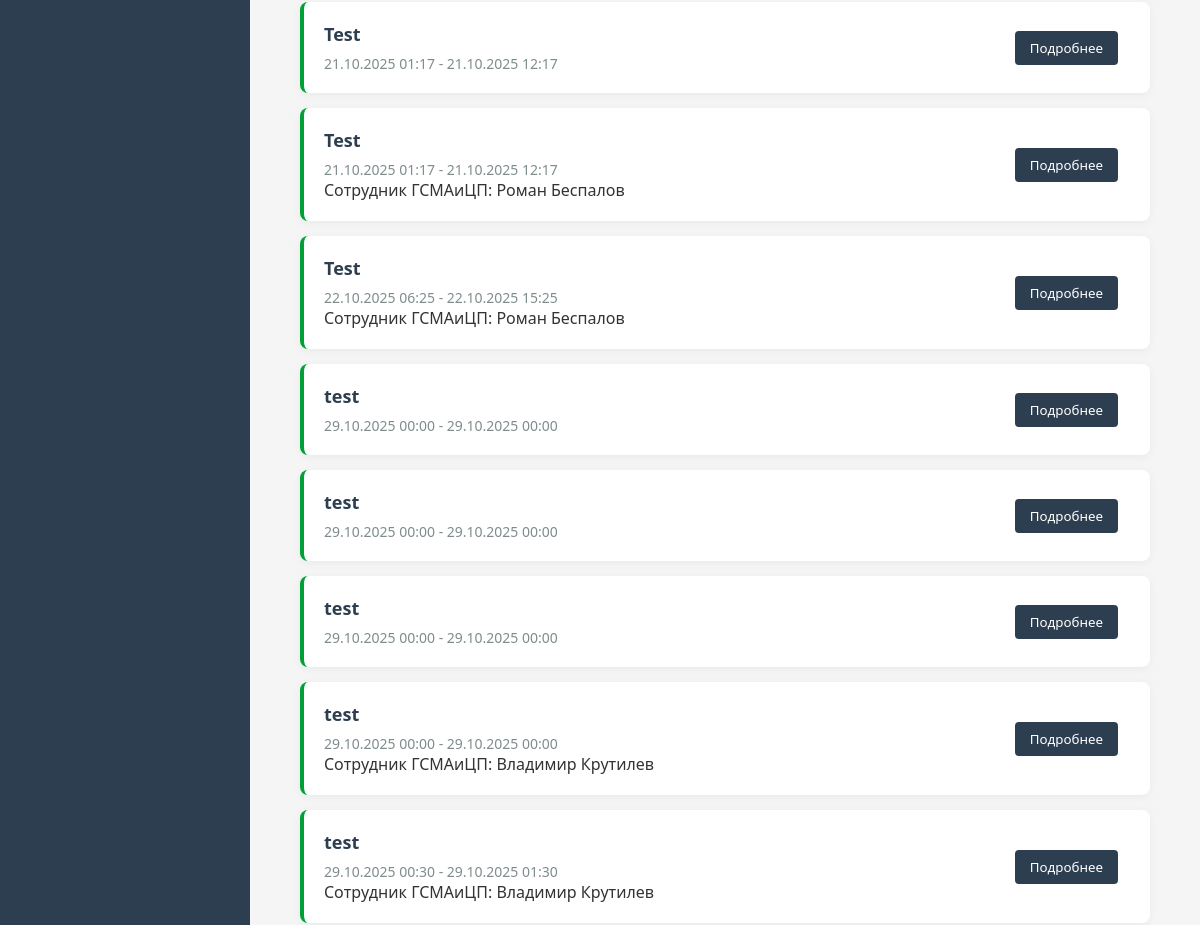
The page /downtime/history/ (signed in, middle part) on the database as committed earlier.
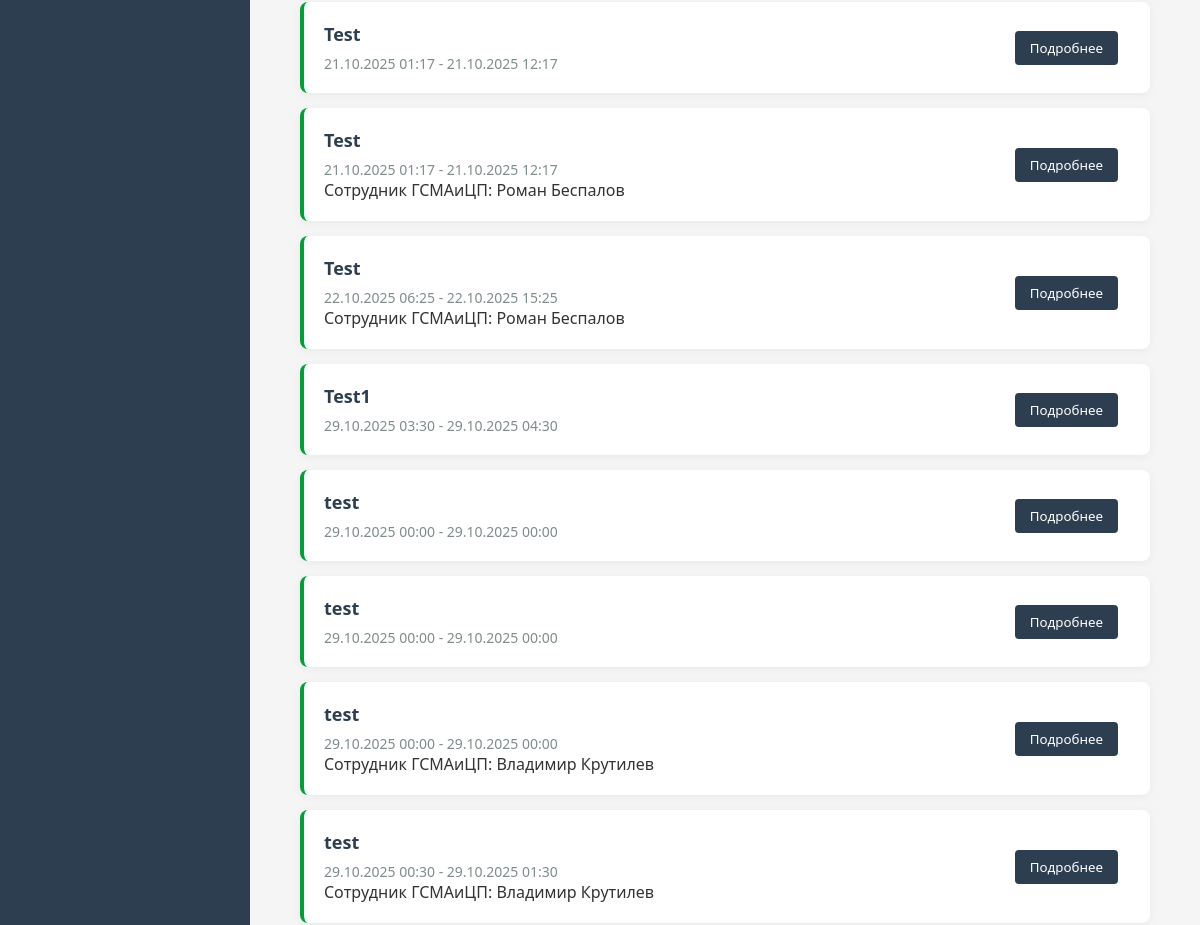
The same page on the database as committed later.
### downtimes/models.py (models this page shows, shortened)
class Downtime(models.Model):
    service = models.CharField("Сервис", max_length=50)
    start_downtime = models.DateTimeField(
        "Дата и время начала работ",
        validators=(check_date,)
    )
    end_downtime = models.DateTimeField(
        "Дата и время окончания работ",
        validators=(check_date,)
    )
    gsma_employee = models.ForeignKey(
        User,
        on_delete=models.SET_NULL,
        null=True,
        related_name="downtimes",
        verbose_name="Сотрудник от ГСМАиЦП"
    )
    link_task = models.URLField("Ссылка на задачу", max_length=150)
    description = models.TextField("Описание")
    created_at = models.DateTimeField(
        "Дата создания записи",
        auto_now_add=True
    )
    class Meta:
        verbose_name = "Проведение работ на сервисе"
        verbose_name_plural = "Проведение работ на сервисе"
        constraints = [
            models.UniqueConstraint(
                fields=[
                    "gsma_employee",
                    "service",
                    "start_downtime",
                    "end_downtime"
                ],
                name='unique_downtime'
            )
        ]

### downtimes/views.py (the view)
# urls.py: path("history/", views.history_downtimes, name="history_downtime")
@login_required
def history_downtimes(request):
    downtimes = Downtime.objects.filter(start_downtime__lt=timezone.now())
    context = {"downtimes": downtimes}
    return render(request, "downtime/history_downtime.html", context)

### templates/downtime/history_downtime.html (shortened to what this page needs)
{% extends "base.html" %}
{% load static %}
{% block content %}
<div class="downtimes-container">
    <div class="downtimes-list">
        {% for downtime in downtimes %}
        <div class="downtime-history-card">
            <div class="downtime-info">
                <div class="downtime-service">
                    {{ downtime.service }}
                </div>
                <div class="downtime-period">
                    {{ downtime.start_downtime|date:"d.m.Y H:i" }} - {{ downtime.end_downtime|date:"d.m.Y H:i" }}
                </div>
                {% if downtime.gsma_employee %}
                <div class="downtime-employee">
                    Сотрудник ГСМАиЦП: {{ downtime.gsma_employee.get_full_name|default:downtime.gsma_employee.username }}
                </div>
                {% endif %}
            </div>
            <div class="downtime-status">
                <a href="{% url 'downtimes:downtime_detail' downtime.id %}?from_history=true">
                    <button class="profile-btn">Подробнее</button>
                </a>
            </div>
        </div>
        {% endfor %}
    </div>
</div>
{% endblock %}

Rows that differ between the two databases and show on the page:
changed Downtime: service "test" → "Test1"; start_downtime "29.10.2025 00:00" → "29.10.2025 03:30"; end_downtime "29.10.2025 00:00" → "29.10.2025 04:30"
